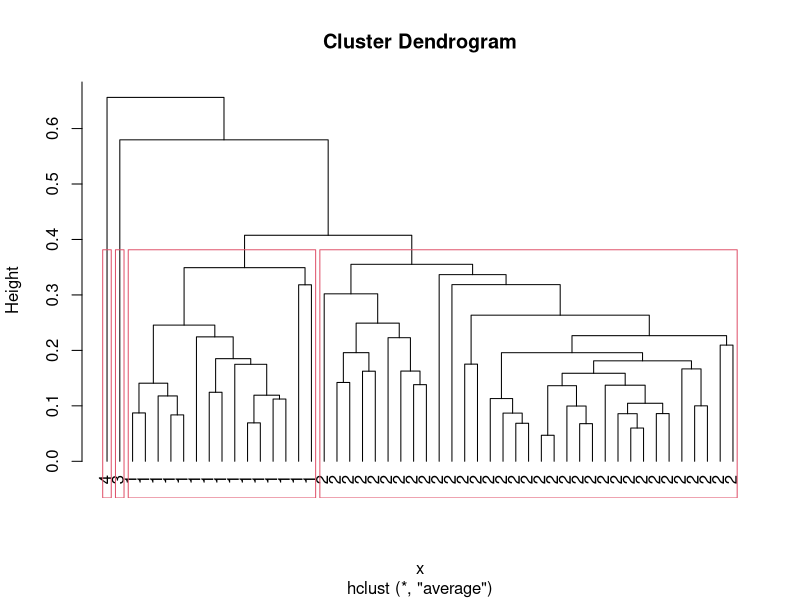

Write the R code that produced this figure.

mydata <- read.csv("yeast.csv",header=F)
yeast50 <- mydata[1:50,2:9]

hclustfunc <- function(x) hclust(x, method="ave")
distfunc <- function(x) dist(x,method = "euclidean", diag = FALSE, upper = FALSE)
d <- distfunc(yeast50)
hc <- hclustfunc(d)

groups <- cutree(hc, k=4)

png("fig_hc_yeast50_ave.png", width=480, height=240, units="px",pointsize=12)
plot(hc, hang <- -1, labels = groups)
rect.hclust(hc, k=4, which = NULL, x=NULL, h=NULL, border=2, cluster=NULL)
dev.off()
